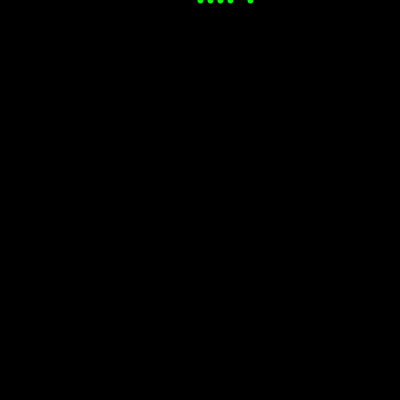
Frame 1 (no input)
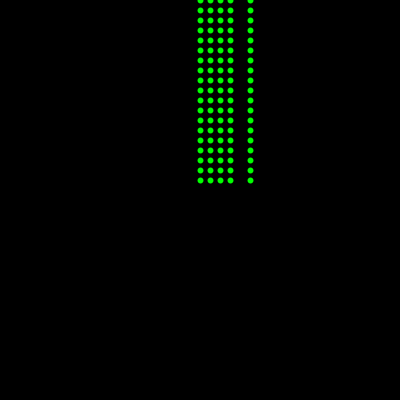
Frame 60 (the mouse pressed at the canvas centre just before this capture)
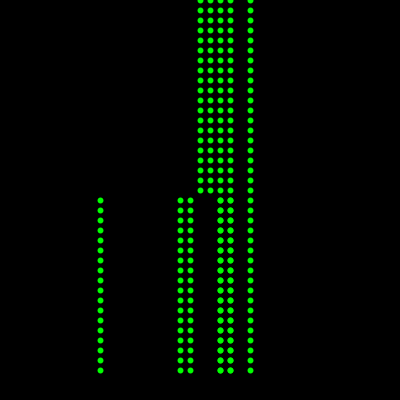
Frame 120 (the mouse held since frame 60 and released just before this capture)

The Processing sketch that drew these frames (run headless with seeded random() and noise(); from frame 60 on, the mouse is pressed at the canvas centre):

// Processing sketch: sketch_150115b
// ── sketch_150115b.pde
int yvalue;

void setup()
{
  size(400,400);
  background(0);          // black screen
  yvalue = 0;                // start at the top of the screen
  strokeWeight(6);        // fairly large point size
  stroke(0,255, 0);       // green pen
  frameRate(10);          // update at 10 frames per second
}

void draw()
{
  if(yvalue < 200)          // Are we in the top half of the screen?
  {
      point(200, yvalue);    // Yes? = draw one point
  }
  else                          // No?  = draw two points
  {
      point(180, yvalue);
      point(190,yvalue);
  }
  
if(yvalue < 200)
{
  point(210,yvalue);
}
else
{
  point(220,yvalue);
  point(230,yvalue);
  point(100,yvalue);
}
 
 if(yvalue < 230);
 {
   point(220,yvalue);
   point(230,yvalue);
   point(250,yvalue);
 }

  yvalue = yvalue + 10;
  if (yvalue > 400)              // If we are at the bottom of the screen- wrap around
  {
    yvalue = 0;
    background(0);
  }
}
